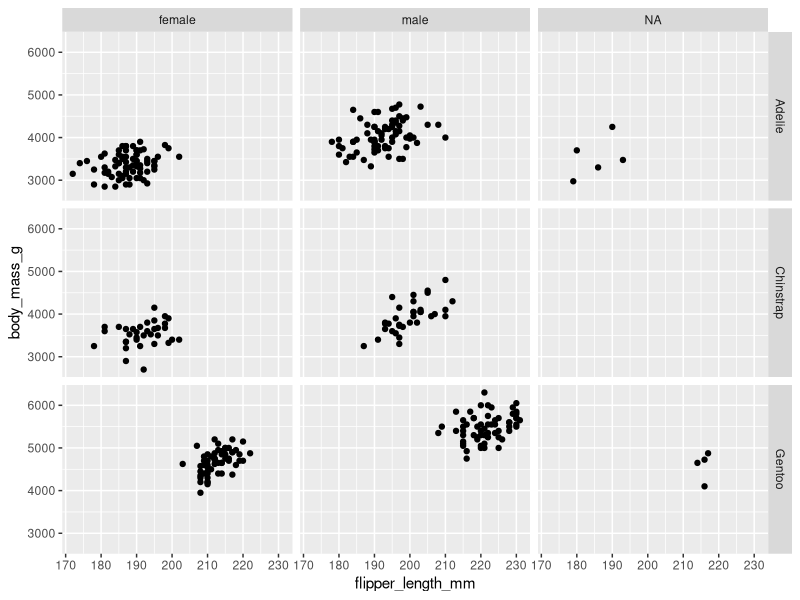
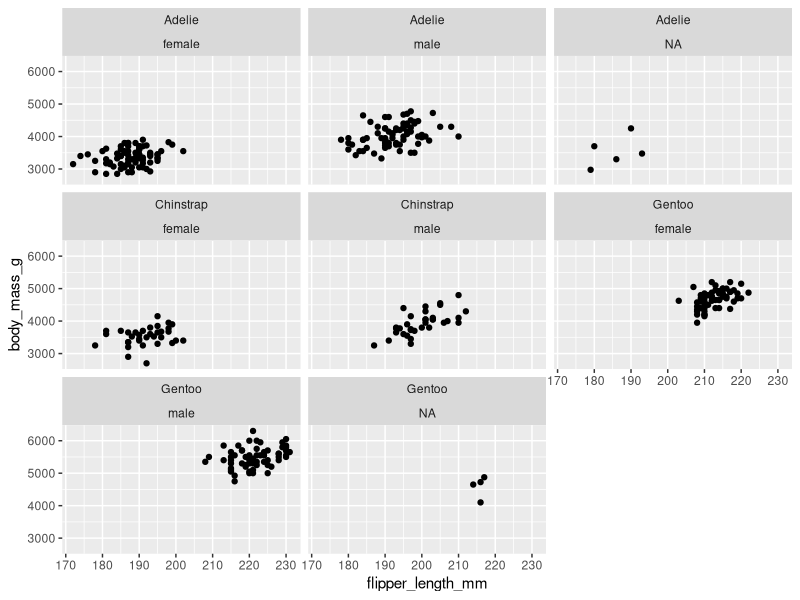

Write R code to recreate these figures, in order.

            library(ggplot2)
            library(palmerpenguins)
            built_answer <- tryCatch(
                {
                    set.seed(42)
                    ggplot(penguins, aes(x = flipper_length_mm, y = body_mass_g)) + geom_point() + facet_grid(species ~ sex)
                    suppressWarnings(
                        if (!file.exists("/sandbox/figures/body-mass_flipper-length_scatter_facet_species_sex_answer.png")) {
                            ggsave(
                                width = 3,
                                height = 3,
                                "/sandbox/figures/body-mass_flipper-length_scatter_facet_species_sex_answer.png"
                            )
                        }
                    )
                    suppressWarnings(
                        ggplot_build(last_plot())
                    )
                },
                error = function(e) {
                    'ERROR'
                }
            )
            built_submission <- tryCatch(
                {
                    set.seed(42)
                    ggplot(data = penguins, aes(x = flipper_length_mm, y = body_mass_g)) +
  facet_wrap(~ species + sex) +
  geom_point()
                    suppressWarnings(
                        ggsave(
                            width = 3,
                            height = 3,
                            "figures/body-mass_flipper-length_scatter_facet_species_sex_submission_qwen.png"
                        )
                    )
                    suppressWarnings(
                        ggplot_build(last_plot())
                    )
                },
                error = function(e) {
                    'ERROR'
                }
            )
            cat(isTRUE(all.equal(built_answer, built_submission)))
        
